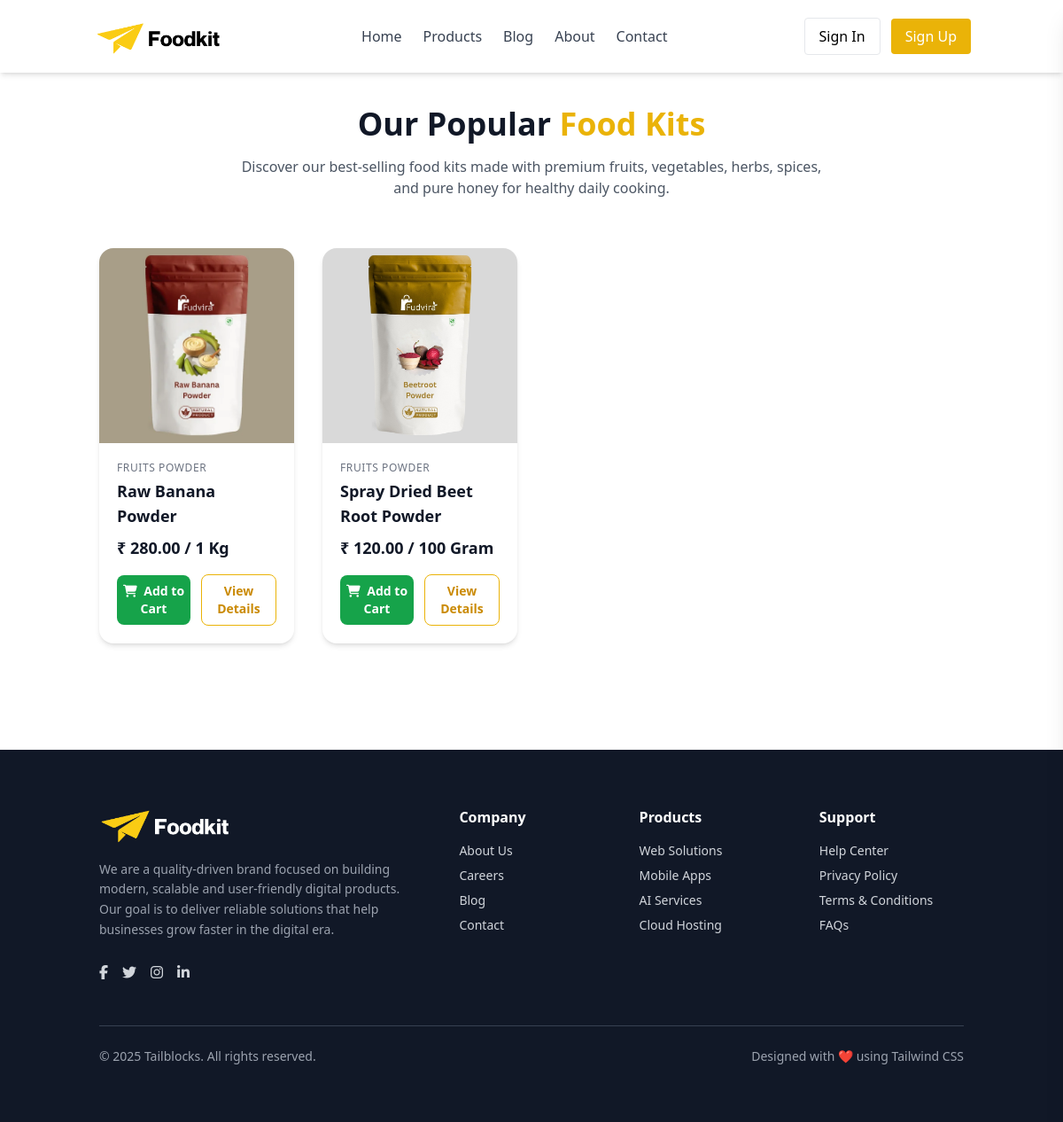
Screenshot of /products/ with the database file from the repository.
### apps/store/models.py (models this page shows, shortened)
class Product(BaseModel):
    name = models.CharField(max_length=255)
    category = models.ForeignKey(
        ProductCategory,
        on_delete=models.CASCADE,
        related_name="products"
    )
    price = models.DecimalField(max_digits=10, decimal_places=2)
    weight = models.CharField(max_length=50)
    content = models.TextField()
    additional_details = models.JSONField(blank=True, null=True)
    image_1 = models.ImageField(
        upload_to=product_image_path,
        default="products/default_product.jpg",
        blank=True,
        null=True
    )
    image_2 = models.ImageField(
        upload_to=product_image_path,
        blank=True,
        null=True
    )
    image_3 = models.ImageField(
        upload_to=product_image_path,
        blank=True,
        null=True
    )
    image_4 = models.ImageField(
        upload_to=product_image_path,
        blank=True,
        null=True
    )
    is_active = models.BooleanField(default=True)
    class Meta:
        ordering = ['-created_at']

class ProductCategory(BaseModel):
    name = models.CharField(max_length=255, unique=True)
    class Meta:
        verbose_name = "Product Category"
        verbose_name_plural = "Product Categories"
        ordering = ['-created_at']

### apps/store/views.py (the view)
# urls.py: path("products/", products, name="products"),
def products(request):
    product_list = Product.objects.filter(is_active=True)
    paginator = Paginator(product_list, 12)
    page_number = request.GET.get("page")
    page_obj = paginator.get_page(page_number)
    return render(request, "store/products.html", {
        "products": page_obj
    })

### apps/store/templates/store/products.html (shortened to what this page needs)
{% extends 'store/base.html' %}
{% block body %}
<section class="bg-white py-24">
    <div class="container mx-auto py-6 px-6">
        <div class="text-center mb-14">
            <h2 class="text-3xl md:text-4xl font-extrabold text-gray-900">
                Our Popular <span class="text-yellow-500">Food Kits</span>
            </h2>
            <p class="mt-4 text-gray-600 max-w-2xl mx-auto">
                Discover our best-selling food kits made with premium fruits,
                vegetables, herbs, spices, and pure honey for healthy daily cooking.
            </p>
        </div>
        <div class="grid grid-cols-1 sm:grid-cols-2 lg:grid-cols-4 gap-8">
            {% for product in products %}
            <div class="group bg-white rounded-2xl shadow-md hover:shadow-xl transition overflow-hidden">
                <div class="relative h-auto overflow-hidden">
                    <img src="{{ product.image_1.url }}"
                         class="w-full h-full object-cover group-hover:scale-110 transition duration-300"
                         alt="{{ product.name }}">
                </div>
                <div class="p-5">
                    <p class="text-xs text-gray-500 uppercase tracking-wider">
                        {{ product.category.name }}
                    </p>
                    <h3 class="text-lg font-semibold text-gray-900 mt-1">
                        {{ product.name|title }}
                    </h3>
                    <span class="block text-lg font-bold text-gray-900 mt-2">
                        ₹ {{ product.price }} / {{ product.weight }}
                    </span>
                    <div class="flex items-center justify-between mt-4 gap-3">
                        <a href="{% url 'add_to_cart' product.id %}"
                           class="flex-1 text-center bg-green-600 hover:bg-green-700 text-white text-sm font-semibold py-2 rounded-lg transition">
                            <i class="fa-solid fa-cart-shopping mr-1"></i>
                            Add to Cart
                        </a>
                        <a href="{% url 'product_detail' product_id=product.id %}"
                           class="flex-1 text-center border border-yellow-500 text-yellow-600 hover:bg-yellow-50 text-sm font-semibold py-2 rounded-lg transition">
                            View Details
                        </a>
                    </div>
                </div>
            </div>
            {% endfor %}
        </div>
    </div>
</section>
{% endblock %}

### rows the page displays
Product: image_1 (picture), category.name "FRUITS POWDER", name "Raw Banana Powder", price "280.00", weight "1 Kg"
Product: image_1 (picture), category.name "FRUITS POWDER", name "Spray Dried Beet Root Powder", price "120.00", weight "100 Gram"
